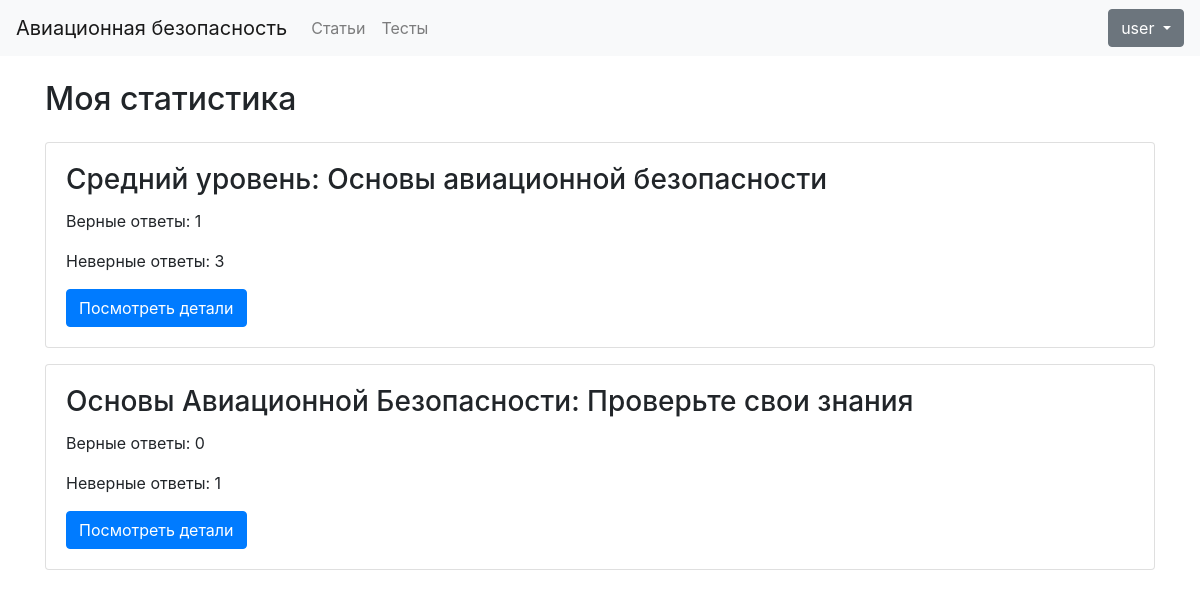
The page /statistics/ (signed in) on the database as committed earlier.
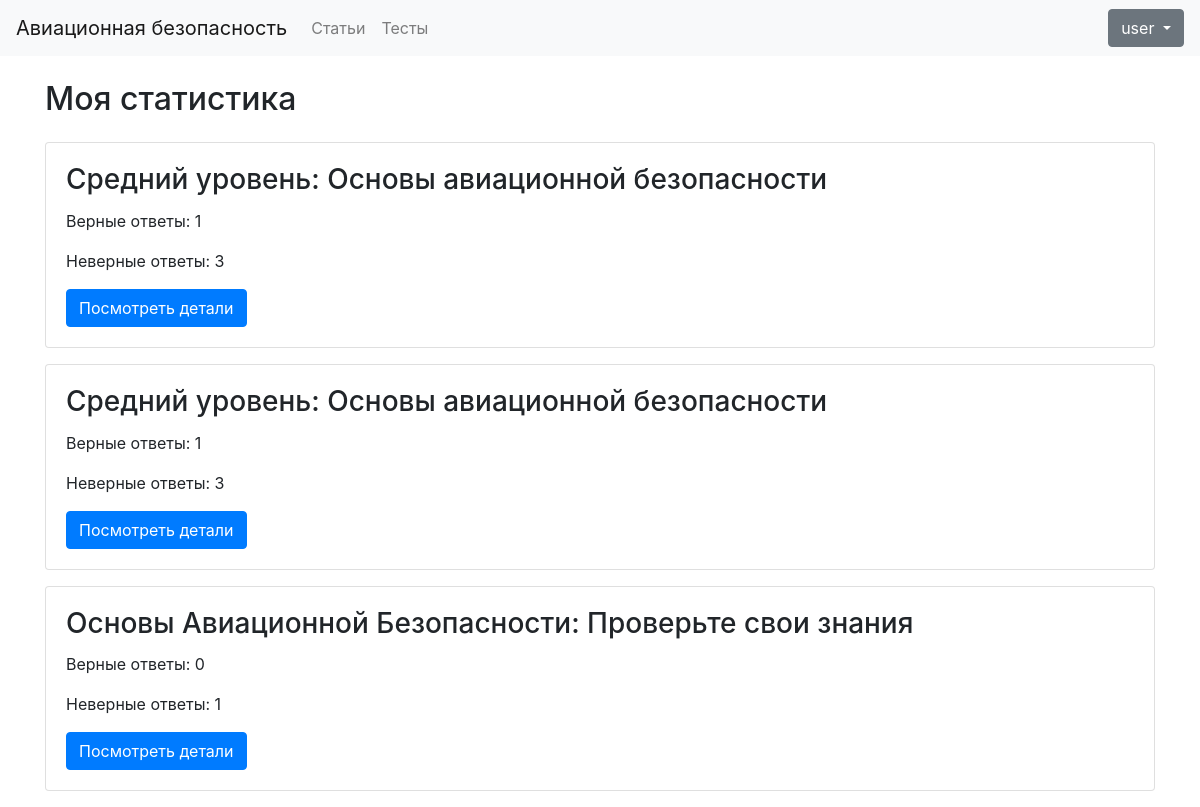
The same page on the database as committed later.
### quiz/models.py (models this page shows, shortened)
class UserTestAttempt(models.Model):
    user = models.ForeignKey(User, on_delete=models.CASCADE)
    test = models.ForeignKey(Test, on_delete=models.CASCADE)
    incorrect_questions = models.ManyToManyField(Question) # Новое поле
    correct_answers = models.IntegerField()
    incorrect_answers = models.IntegerField()
    completed_at = models.DateTimeField(default=timezone.now)

class Test(models.Model):
    DIFFICULTY_EASY = 'E'
    DIFFICULTY_MEDIUM = 'M'
    DIFFICULTY_HARD = 'H'
    DIFFICULTY_CHOICES = [
        (DIFFICULTY_EASY, 'Легкая'),
        (DIFFICULTY_MEDIUM, 'Средняя'),
        (DIFFICULTY_HARD, 'Сложная'),
    ]
    title = models.CharField(max_length=200)
    difficulty = models.CharField(max_length=1, choices=DIFFICULTY_CHOICES, default=DIFFICULTY_EASY)
    created_by = models.ForeignKey(User, on_delete=models.CASCADE)

### quiz/views.py (the view)
# urls.py: path('statistics/', views.statistics, name='statistics'),
def statistics(request):
    attempts = UserTestAttempt.objects.filter(user=request.user).order_by('-completed_at')
    return render(request, 'quiz/statistics.html', {'attempts': attempts})

### quiz/templates/quiz/statistics.html
{% extends "quiz/base.html" %}
{% block content %}
<h2 class="my-4">Моя статистика</h2>
{% for attempt in attempts %}
<div class="card mb-3">
    <div class="card-body">
        <h3 class="card-title">{{ attempt.test.title }}</h3>
        <p class="card-text">Верные ответы: {{ attempt.correct_answers }}</p>
        <p class="card-text">Неверные ответы: {{ attempt.incorrect_answers }}</p>
        <a href="{% url 'quiz:test_result' pk=attempt.pk %}" class="btn btn-primary">Посмотреть детали</a>
    </div>
</div>
{% empty %}
<p>Вы не прошли ни единого теста.</p>
{% endfor %}
{% endblock %}

### quiz/templates/quiz/base.html (shortened to what this page needs)
<!DOCTYPE html>
<html>
<head>
  <link rel="stylesheet" href="https://stackpath.bootstrapcdn.com/bootstrap/4.5.2/css/bootstrap.min.css">
  <link rel="stylesheet" href="https://cdnjs.cloudflare.com/ajax/libs/font-awesome/5.15.1/css/all.min.css">
</head>
<body>
  <nav class="navbar navbar-expand-lg navbar-light bg-light">
    <a class="navbar-brand" href="{% url 'home' %}">Авиационная безопасность</a>
    <ul class="navbar-nav ml-auto">
      <li class="nav-item">
        <a class="nav-link" href="{% url 'articles:article_list' %}">Статьи</a>
      </li>
      <li class="nav-item">
        <a class="nav-link" href="{% url 'quiz:test_list' %}">Тесты</a>
      </li>
    </ul>
    <div class="collapse navbar-collapse" id="navbarNavDropdown">
      <ul class="navbar-nav ml-auto">
        <li class="nav-item dropdown">
          <button class="btn btn-secondary dropdown-toggle" type="button" id="dropdownMenuButton" data-toggle="dropdown" aria-haspopup="true" aria-expanded="false">
            {{ user.username }}
        </button>
        </li>
      </ul>
    </div>
  </nav>
  <div class="container">
    {% block content %}
    {% endblock %}
  </div>
</body>
</html>

Rows that differ between the two databases and show on the page:
added UserTestAttempt: test "Средний уровень: Основы авиационной безопасности", correct_answers "1", incorrect_answers "3"
